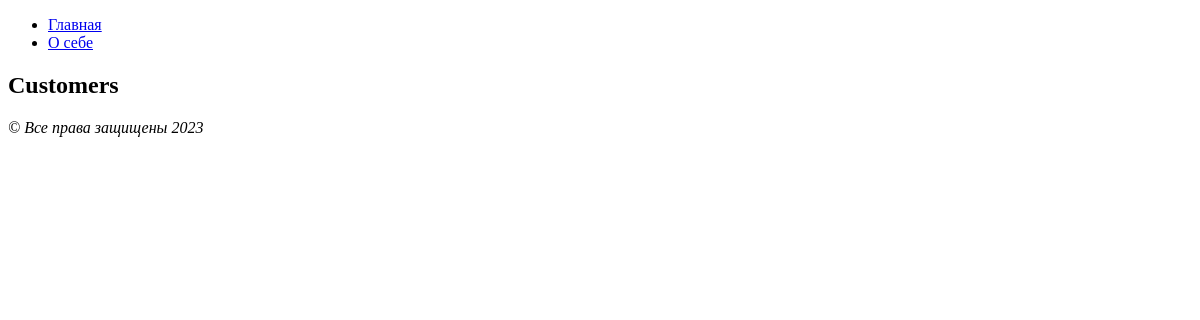
Before: /ht04/customers/ with the older database file.
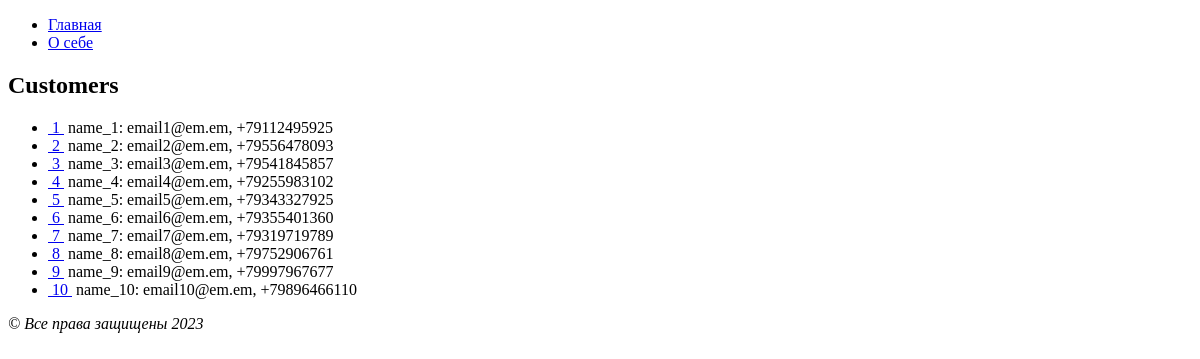
After: the same page with the newer database file.
### ht04app/models.py (models this page shows)
class Customer(models.Model):
    name = models.CharField(max_length=100)
    email = models.EmailField(max_length=100)
    phone = models.CharField(max_length=20)
    address = models.CharField(max_length=200)
    date_registered = models.DateField(auto_now_add=True)
    def __str__(self):
        return f'{self.name}: {self.email}, {self.phone}    '

### ht04app/views.py (the view)
# urls.py: path('customers/', get_customers, name='customers'),
def get_customers(request):
    logger.info(f'{request} request received')
    customers = Customer.objects.all()
    context = {'title': 'Customers',
               'name': 'customer_orders',
               'items': customers}
    return render(request, 'ht04app/items.html', context)

### ht04app/templates/ht04app/items.html (shortened to what this page needs)
{% extends 'base.html' %}
{% block content %}
    <h2>{{ title }}</h2>
    <ul>
    {% for item in items %}
        <li>
            <a href="{% url name item.id %}">
                &nbsp;{{ item.id }}&nbsp;</a>
            {{ item }}
        </li>
    {% endfor %}
    </ul>
{% endblock %}

### ht01app/templates/base.html (shortened to what this page needs)
<!DOCTYPE html>
<html lang="ru">
<head>
</head>
<body>
<header>
    <ul>
        <li><a href="{% url 'main' %}">Главная</a></li>
        <li><a href="{% url 'about' %}">О себе</a></li>
    </ul>
</header>
<main>
    {% block content %}{% endblock %}
</main>
<footer>
    <p><em>© Все права защищены 2023</em></p>
</footer>
</body>
</html>

Changed rows visible on the page:
added Customer: id "1", name+email+phone "name_1: email1@em.em, +79112495925"
added Customer: id "2", name+email+phone "name_2: email2@em.em, +79556478093"
added Customer: id "3", name+email+phone "name_3: email3@em.em, +79541845857"
added Customer: id "4", name+email+phone "name_4: email4@em.em, +79255983102"
added Customer: id "5", name+email+phone "name_5: email5@em.em, +79343327925"
added Customer: id "6", name+email+phone "name_6: email6@em.em, +79355401360"
added Customer: id "7", name+email+phone "name_7: email7@em.em, +79319719789"
added Customer: id "8", name+email+phone "name_8: email8@em.em, +79752906761"
added Customer: id "9", name+email+phone "name_9: email9@em.em, +79997967677"
added Customer: id "10", name+email+phone "name_10: email10@em.em, +79896466110"
